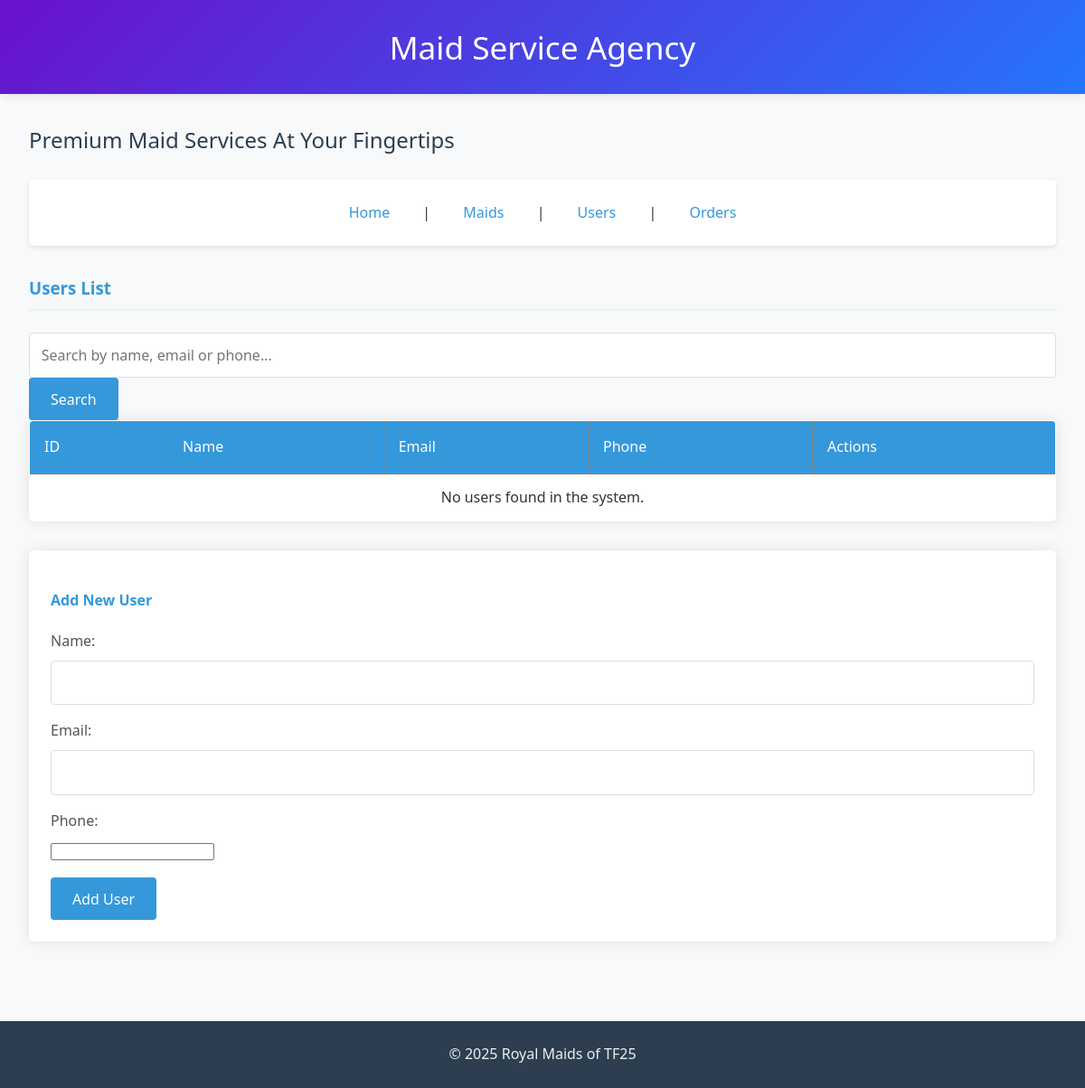
The app's page /?page=users, older data.
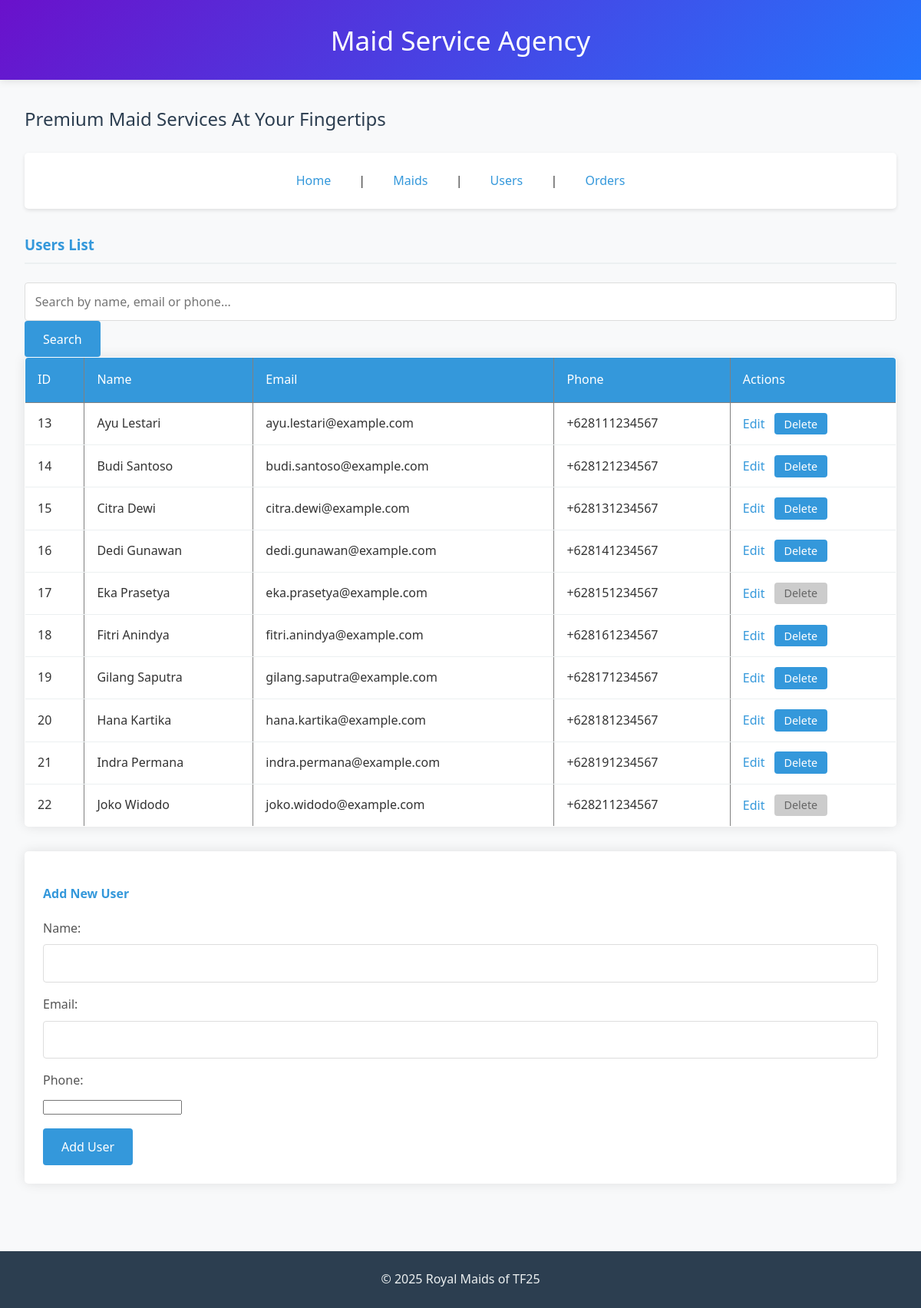
The same page, newer data.
### tables this page shows
CREATE TABLE `users` (
  `id` int(11) NOT NULL AUTO_INCREMENT,
  `name` varchar(100) NOT NULL,
  `phone` varchar(20) NOT NULL,
  `email` varchar(100) DEFAULT NULL,
  `created_at` timestamp NULL DEFAULT current_timestamp(),
  `updated_at` timestamp NULL DEFAULT current_timestamp() ON UPDATE current_timestamp(),
  PRIMARY KEY (`id`),
  UNIQUE KEY `uc_phone` (`phone`)
);

### config/db.php (called while the page is built, shortened)
<?php
class Database
{
    private $host = "localhost";
    private $username = "root";
    private $password = "";
    private $dbname = "maid_agency";
    public function __construct()
    {
        try {
            $this->conn = new PDO("mysql:host=$this->host;dbname=$this->dbname", $this->username, $this->password);
        } catch (PDOException $e) {
            echo "Connection failed: " . $e->getMessage();
        }
    }
}

### class/User.php (called while the page is built, shortened)
<?php
require_once 'config/db.php';
class User
{
    private $db;
    public function __construct()
    {
        $this->db = (new Database())->conn;
    }
    public function getAllUsers(array $filters = []): array
    {
        $query = "SELECT * FROM users";
        $params = [];
        $stmt = $this->db->prepare($query);
        $stmt->execute($params);
        return $stmt->fetchAll(PDO::FETCH_ASSOC);
    }
    public function hasUserTransactions($id)
    {
        $stmt = $this->db->prepare("SELECT COUNT(*) FROM transactions WHERE id_user = ?");
        $stmt->execute([$id]);
        return (int)$stmt->fetchColumn() > 0;
    }
}

### views/users.php (the view, shortened to what this page needs)
<?php
$search = isset($_GET['search']) ? trim(htmlspecialchars($_GET['search'])) : '';
$users = ($search !== '')
    ? $user->searchUsers($search)
    : $user->getAllUsers();
?>
<h3>Users List</h3>
<form method="get" action="">
    <input type="text"
        name="search"
        placeholder="Search by name, email or phone..."
        value="<?= $search ?>">
    <button type="submit">Search</button>
</form>
<table border="1" cellpadding="5" cellspacing="0">
    <thead>
        <tr>
            <th>ID</th>
            <th>Name</th>
            <th>Email</th>
            <th>Phone</th>
            <th>Actions</th>
        </tr>
    </thead>
    <tbody>
        <?php if (!empty($users)): ?>
            <?php foreach ($users as $u): ?>
                <tr>
                    <td><?= $u['id'] ?></td>
                    <td><?= htmlspecialchars($u['name']) ?></td>
                    <td><?= htmlspecialchars($u['email']) ?></td>
                    <td><?= htmlspecialchars($u['phone']) ?></td>
                    <td>
                        <a href="?page=users&edit=<?= $u['id'] ?><?= isset($_GET['search']) ? '&search=' . urlencode($_GET['search']) : '' ?>">Edit</a>
                        <?php if (!$user->hasUserTransactions($u['id'])): ?>
                            <form method="post" action="" style="display:inline" onsubmit="return confirm('Are you sure you want to delete this user?')">
                                <button type="submit">Delete</button>
                            </form>
                        <?php else: ?>
                            <button type="button" class="disabled-btn" title="Cannot delete: This user has associated transactions" disabled>Delete</button>
                        <?php endif; ?>
                    </td>
                </tr>
            <?php endforeach; ?>
        <?php else: ?>
            <tr>
                <td colspan="6" align="center">
                    No users found <?= !empty($search) ? 'matching your search' : 'in the system' ?>.
                </td>
            </tr>
        <?php endif; ?>
    </tbody>
</table>
<?php
$editMode = false;
$editUserData = null;
?>
<div class="form-container mb-4">
    <h4><?php echo $editMode ? 'Edit User' : 'Add New User'; ?></h4>
    <form method="post" action="">
        <div class="form-group">
            <label for="name">Name:</label>
            <input type="text" name="name" value="<?= $editMode ? htmlspecialchars($editUserData['name']) : '' ?>" required>
        </div>
        <div class="form-group">
            <label for="email">Email:</label>
            <input type="email" name="email" value="<?= $editMode ? htmlspecialchars($editUserData['email']) : '' ?>" required>
        </div>
        <div class="form-group">
            <label for="phone">Phone:</label>
            <input type="tel" name="phone" value="<?= $editMode ? htmlspecialchars($editUserData['phone']) : '' ?>" required>
        </div>
        <button type="submit"><?php echo $editMode ? 'Update User' : 'Add User'; ?></button>
    </form>
</div>

### index.php (shortened to what this page needs)
<?php
require_once 'class/User.php';
$user = new User();
?>
<!DOCTYPE html>
<html lang="en">
<head>
    <link rel="stylesheet" href="style.css">
</head>
<body>
    <?php include 'views/page/header.php'; ?>
    <main>
        <h2>Premium Maid Services At Your Fingertips</h2>
        <nav>
            <a href="/">Home</a> |
            <a href="?page=maids">Maids</a> |
            <a href="?page=users">Users</a> |
            <a href="?page=transactions">Orders</a>
        </nav>
        <?php
        if (isset($_GET['page'])) {
            $page = $_GET['page'];
            if ($page == 'maids') include 'views/maids.php';
            elseif ($page == 'users') include 'views/users.php';
            elseif ($page == 'transactions') include 'views/transactions.php';
        }
        ?>
    </main>
    <?php include 'views/page/footer.php'; ?>
</body>
</html>

### views/page/header.php
<header>
    <h1>Maid Service Agency</h1>
</header>

### views/page/footer.php
<footer>
    <p>&copy; 2025 Royal Maids of TF25</p>
</footer>

### style.css (style rules this page uses)
* { margin: 0; padding: 0; box-sizing: border-box; }
body { font-family: 'Segoe UI', Tahoma, Geneva, Verdana, sans-serif; line-height: 1.6; color: #333; background-color: #f8f9fa; padding: 0; margin: 0; }
header { background: linear-gradient(135deg, #6a11cb 0%, #2575fc 100%); color: white; padding: 1.5rem 2rem; text-align: center; box-shadow: 0 2px 10px rgba(0, 0, 0, 0.1); }
header h1 { margin: 0; font-size: 2.2rem; font-weight: 500; }
main { max-width: 1200px; margin: 0 auto; padding: 2rem; min-height: calc(100vh - 180px); }
main h2 { margin-bottom: 1.5rem; color: #2c3e50; font-weight: 500; }
main h3 { color: #3498db; margin: 1.5rem 0; padding-bottom: 0.5rem; border-bottom: 2px solid #ecf0f1; }
main h4 { color: #3498db; margin: 1.2rem 0; }
nav { background-color: #fff; padding: 1rem; margin-bottom: 2rem; border-radius: 5px; box-shadow: 0 2px 5px rgba(0,0,0,0.1); text-align: center; }
nav a { display: inline-block; color: #3498db; text-decoration: none; padding: 0.5rem 1.5rem; margin: 0 0.5rem; border-radius: 3px; font-weight: 500; transition: all 0.3s ease; }
table { width: 100%; border-collapse: collapse; margin-bottom: 2rem; background-color: #fff; border-radius: 5px; overflow: hidden; box-shadow: 0 0 15px rgba(0,0,0,0.1); }
table thead { background-color: #3498db; color: white; }
table th { padding: 1rem; text-align: left; font-weight: 500; }
table td { padding: 0.8rem 1rem; border-bottom: 1px solid #ecf0f1; }
table tbody tr:last-child td { border-bottom: none; }
.form-container { background-color: #fff; padding: 1.5rem; border-radius: 5px; box-shadow: 0 0 15px rgba(0,0,0,0.1); margin-bottom: 2rem; }
.form-group { margin-bottom: 1rem; }
label { display: block; margin-bottom: 0.5rem; color: #555; font-weight: 500; }
input[type="text"], input[type="email"], input[type="number"], input[type="date"], select, textarea { width: 100%; padding: 0.8rem; border: 1px solid #ddd; border-radius: 4px; font-family: inherit; font-size: 1rem; transition: border-color 0.3s; }
button { background-color: #3498db; color: white; border: none; padding: 0.8rem 1.5rem; border-radius: 4px; cursor: pointer; font-family: inherit; font-size: 1rem; font-weight: 500; transition: background-color 0.3s; }
a { color: #3498db; text-decoration: none; transition: color 0.3s; }
table form { margin: 0; }
table button { padding: 0.3rem 0.8rem; font-size: 0.9rem; margin-left: 0.5rem; }
.mb-4 { margin-bottom: 1.5rem; }
footer { background-color: #2c3e50; color: #ecf0f1; text-align: center; padding: 1.5rem; margin-top: 2rem; }
footer p { margin: 0; }

### views/users.php (style rules this page uses)
.disabled-btn { background-color: #ccc; color: #666; cursor: not-allowed; }

Row changes from the older to the newer data that the page shows:
added users: id "13", name "Ayu Lestari", email "ayu.lestari@example.com", phone "+628111234567"
added users: id "14", name "Budi Santoso", email "budi.santoso@example.com", phone "+628121234567"
added users: id "15", name "Citra Dewi", email "citra.dewi@example.com", phone "+628131234567"
added users: id "16", name "Dedi Gunawan", email "dedi.gunawan@example.com", phone "+628141234567"
added users: id "17", name "Eka Prasetya", email "eka.prasetya@example.com", phone "+628151234567", shows "Delete"
added users: id "18", name "Fitri Anindya", email "fitri.anindya@example.com", phone "+628161234567"
added users: id "19", name "Gilang Saputra", email "gilang.saputra@example.com", phone "+628171234567"
added users: id "20", name "Hana Kartika", email "hana.kartika@example.com", phone "+628181234567"
added users: id "21", name "Indra Permana", email "indra.permana@example.com", phone "+628191234567"
added users: id "22", name "Joko Widodo", email "joko.widodo@example.com", phone "+628211234567", shows "Delete"
Text that changed along with them:
text no longer shown: "No users found in the system ."
